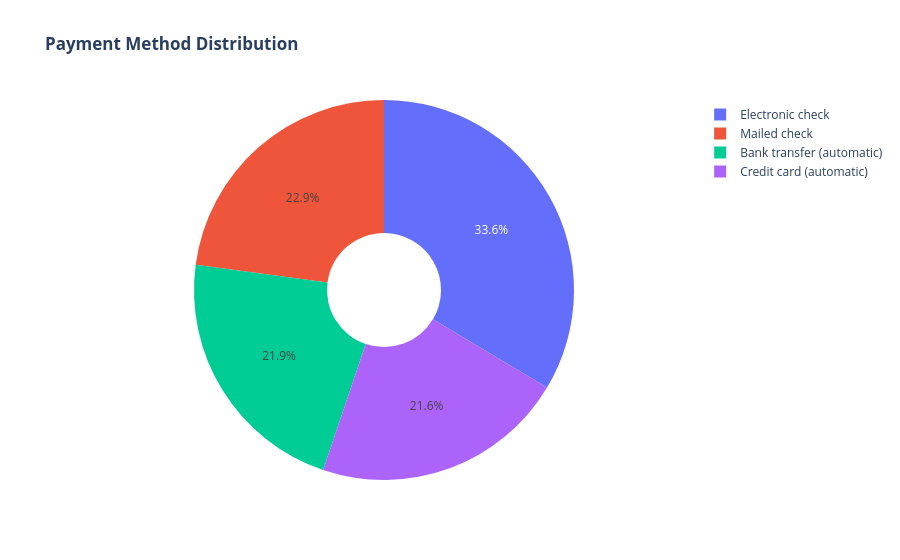

Write notebook code for a chart like this one.
### Code cell
# Plotly Express automatically counts rows and aligns labels perfectly
fig = px.pie(
    df, 
    names='PaymentMethod', 
    hole=0.3, 
    title="<b>Payment Method Distribution</b>"
)

fig.show()

### Figure 1 — Plotly figure (JSON) as saved in the notebook; plotly's stock layout.template omitted (floating-point values rounded to 4 significant figures; data arrays with more than 128 entries replaced by an {"elided": "..."} marker saying what was removed)
{"data": [{"domain": {"x": [0, 1], "y": [0, 1]}, "hole": 0.3, "hovertemplate": "PaymentMethod=%{label}<extra></extra>", "labels": {"elided": "7043 str values"}, "legendgroup": "", "name": "", "showlegend": true, "type": "pie"}], "layout": {"legend": {"tracegroupgap": 0}, "title": {"text": "<b>Payment Method Distribution</b>"}}}
